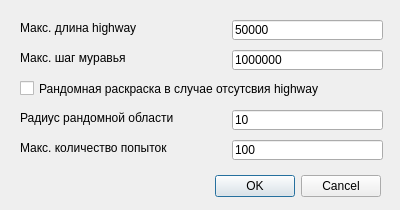
<?xml version="1.0" encoding="UTF-8"?>
<ui version="4.0">
 <class>Dialog</class>
 <widget class="QDialog" name="Dialog">
  <property name="geometry">
   <rect>
    <x>0</x>
    <y>0</y>
    <width>400</width>
    <height>210</height>
   </rect>
  </property>
  <property name="windowTitle">
   <string>Dialog</string>
  </property>
  <widget class="QDialogButtonBox" name="buttonBox">
   <property name="geometry">
    <rect>
     <x>20</x>
     <y>170</y>
     <width>361</width>
     <height>32</height>
    </rect>
   </property>
   <property name="orientation">
    <enum>Qt::Horizontal</enum>
   </property>
   <property name="standardButtons">
    <set>QDialogButtonBox::Cancel|QDialogButtonBox::Ok</set>
   </property>
  </widget>
  <widget class="QLineEdit" name="lineLength">
   <property name="geometry">
    <rect>
     <x>232</x>
     <y>20</y>
     <width>151</width>
     <height>20</height>
    </rect>
   </property>
   <property name="inputMask">
    <string/>
   </property>
   <property name="text">
    <string>50000</string>
   </property>
   <property name="placeholderText">
    <string/>
   </property>
  </widget>
  <widget class="QLabel" name="TextLength">
   <property name="geometry">
    <rect>
     <x>20</x>
     <y>20</y>
     <width>201</width>
     <height>16</height>
    </rect>
   </property>
   <property name="text">
    <string>Макс. длина highway</string>
   </property>
  </widget>
  <widget class="QLabel" name="TextSteps">
   <property name="geometry">
    <rect>
     <x>20</x>
     <y>50</y>
     <width>201</width>
     <height>16</height>
    </rect>
   </property>
   <property name="text">
    <string>Макс. шаг муравья</string>
   </property>
  </widget>
  <widget class="QCheckBox" name="checkBox">
   <property name="geometry">
    <rect>
     <x>20</x>
     <y>80</y>
     <width>361</width>
     <height>17</height>
    </rect>
   </property>
   <property name="text">
    <string>Рандомная раскраска в случае отсутсвия highway</string>
   </property>
  </widget>
  <widget class="QLineEdit" name="lineEditSteps">
   <property name="geometry">
    <rect>
     <x>232</x>
     <y>50</y>
     <width>151</width>
     <height>20</height>
    </rect>
   </property>
   <property name="inputMask">
    <string/>
   </property>
   <property name="text">
    <string>1000000</string>
   </property>
   <property name="placeholderText">
    <string/>
   </property>
  </widget>
  <widget class="QLabel" name="TextSize">
   <property name="geometry">
    <rect>
     <x>20</x>
     <y>110</y>
     <width>201</width>
     <height>16</height>
    </rect>
   </property>
   <property name="text">
    <string>Радиус рандомной области</string>
   </property>
  </widget>
  <widget class="QLabel" name="TextTry">
   <property name="geometry">
    <rect>
     <x>20</x>
     <y>140</y>
     <width>201</width>
     <height>16</height>
    </rect>
   </property>
   <property name="text">
    <string>Макс. количество попыток</string>
   </property>
  </widget>
  <widget class="QLineEdit" name="lineEditSize">
   <property name="geometry">
    <rect>
     <x>232</x>
     <y>110</y>
     <width>151</width>
     <height>20</height>
    </rect>
   </property>
   <property name="inputMask">
    <string/>
   </property>
   <property name="text">
    <string>10</string>
   </property>
   <property name="placeholderText">
    <string/>
   </property>
  </widget>
  <widget class="QLineEdit" name="lineEditTry">
   <property name="geometry">
    <rect>
     <x>232</x>
     <y>140</y>
     <width>151</width>
     <height>20</height>
    </rect>
   </property>
   <property name="inputMask">
    <string/>
   </property>
   <property name="text">
    <string>100</string>
   </property>
   <property name="placeholderText">
    <string/>
   </property>
  </widget>
 </widget>
 <resources/>
 <connections>
  <connection>
   <sender>buttonBox</sender>
   <signal>accepted()</signal>
   <receiver>Dialog</receiver>
   <slot>accept()</slot>
   <hints>
    <hint type="sourcelabel">
     <x>248</x>
     <y>254</y>
    </hint>
    <hint type="destinationlabel">
     <x>157</x>
     <y>274</y>
    </hint>
   </hints>
  </connection>
  <connection>
   <sender>buttonBox</sender>
   <signal>rejected()</signal>
   <receiver>Dialog</receiver>
   <slot>reject()</slot>
   <hints>
    <hint type="sourcelabel">
     <x>316</x>
     <y>260</y>
    </hint>
    <hint type="destinationlabel">
     <x>286</x>
     <y>274</y>
    </hint>
   </hints>
  </connection>
 </connections>
</ui>
